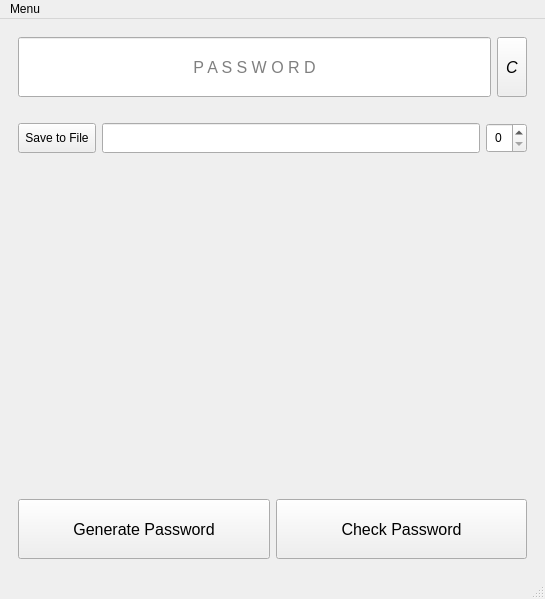
<?xml version="1.0" encoding="UTF-8"?>
<ui version="4.0">
 <class>MainWindow</class>
 <widget class="QMainWindow" name="MainWindow">
  <property name="geometry">
   <rect>
    <x>0</x>
    <y>0</y>
    <width>545</width>
    <height>599</height>
   </rect>
  </property>
  <property name="windowTitle">
   <string>PasswordGen</string>
  </property>
  <widget class="QWidget" name="centralwidget">
   <layout class="QVBoxLayout" name="verticalLayout">
    <item>
     <widget class="QStackedWidget" name="stackedWidget">
      <property name="currentIndex">
       <number>0</number>
      </property>
      <widget class="QWidget" name="page_home">
       <layout class="QVBoxLayout" name="verticalLayout_2">
        <item>
         <layout class="QHBoxLayout" name="horizontalLayout_2">
          <item>
           <widget class="QLineEdit" name="lineEdit_password">
            <property name="minimumSize">
             <size>
              <width>0</width>
              <height>60</height>
             </size>
            </property>
            <property name="font">
             <font>
              <pointsize>12</pointsize>
             </font>
            </property>
            <property name="cursor">
             <cursorShape>ArrowCursor</cursorShape>
            </property>
            <property name="styleSheet">
             <string notr="true"/>
            </property>
            <property name="frame">
             <bool>true</bool>
            </property>
            <property name="cursorPosition">
             <number>0</number>
            </property>
            <property name="alignment">
             <set>Qt::AlignCenter</set>
            </property>
            <property name="readOnly">
             <bool>false</bool>
            </property>
            <property name="placeholderText">
             <string>P A S S W O R D</string>
            </property>
            <property name="clearButtonEnabled">
             <bool>true</bool>
            </property>
           </widget>
          </item>
          <item>
           <widget class="QToolButton" name="toolButton_copy">
            <property name="minimumSize">
             <size>
              <width>30</width>
              <height>60</height>
             </size>
            </property>
            <property name="font">
             <font>
              <pointsize>12</pointsize>
              <italic>true</italic>
             </font>
            </property>
            <property name="toolTip">
             <string>Copy password (Press Ctrl+C)</string>
            </property>
            <property name="text">
             <string>C</string>
            </property>
            <property name="shortcut">
             <string>Ctrl+C</string>
            </property>
           </widget>
          </item>
         </layout>
        </item>
        <item>
         <layout class="QHBoxLayout" name="horizontalLayout_11">
          <property name="topMargin">
           <number>20</number>
          </property>
          <item>
           <widget class="QToolButton" name="toolButton_toFile">
            <property name="enabled">
             <bool>true</bool>
            </property>
            <property name="minimumSize">
             <size>
              <width>0</width>
              <height>30</height>
             </size>
            </property>
            <property name="cursor">
             <cursorShape>PointingHandCursor</cursorShape>
            </property>
            <property name="text">
             <string>Save to File</string>
            </property>
           </widget>
          </item>
          <item>
           <widget class="QLineEdit" name="lineEdit_toFilePath">
            <property name="enabled">
             <bool>true</bool>
            </property>
            <property name="minimumSize">
             <size>
              <width>0</width>
              <height>30</height>
             </size>
            </property>
            <property name="readOnly">
             <bool>true</bool>
            </property>
           </widget>
          </item>
          <item>
           <widget class="QSpinBox" name="spinBox_toFileAmount">
            <property name="minimumSize">
             <size>
              <width>0</width>
              <height>30</height>
             </size>
            </property>
            <property name="toolTip">
             <string>Maximum: 99</string>
            </property>
            <property name="alignment">
             <set>Qt::AlignCenter</set>
            </property>
            <property name="buttonSymbols">
             <enum>QAbstractSpinBox::UpDownArrows</enum>
            </property>
            <property name="maximum">
             <number>99</number>
            </property>
           </widget>
          </item>
         </layout>
        </item>
        <item>
         <spacer name="verticalSpacer">
          <property name="orientation">
           <enum>Qt::Vertical</enum>
          </property>
          <property name="sizeHint" stdset="0">
           <size>
            <width>20</width>
            <height>40</height>
           </size>
          </property>
         </spacer>
        </item>
        <item>
         <layout class="QHBoxLayout" name="horizontalLayout">
          <item>
           <widget class="QPushButton" name="pushButton_generatePassword">
            <property name="minimumSize">
             <size>
              <width>0</width>
              <height>60</height>
             </size>
            </property>
            <property name="font">
             <font>
              <pointsize>12</pointsize>
             </font>
            </property>
            <property name="cursor">
             <cursorShape>PointingHandCursor</cursorShape>
            </property>
            <property name="toolTip">
             <string>&lt;html&gt;&lt;head/&gt;&lt;body&gt;&lt;p&gt;(Press Enter)&lt;/p&gt;&lt;/body&gt;&lt;/html&gt;</string>
            </property>
            <property name="text">
             <string>Generate Password</string>
            </property>
            <property name="shortcut">
             <string>Return</string>
            </property>
           </widget>
          </item>
          <item>
           <widget class="QPushButton" name="pushButton_check">
            <property name="minimumSize">
             <size>
              <width>0</width>
              <height>60</height>
             </size>
            </property>
            <property name="font">
             <font>
              <pointsize>12</pointsize>
             </font>
            </property>
            <property name="cursor">
             <cursorShape>PointingHandCursor</cursorShape>
            </property>
            <property name="toolTip">
             <string>&lt;html&gt;&lt;head/&gt;&lt;body&gt;&lt;p&gt;(Press Shift+Enter)&lt;/p&gt;&lt;/body&gt;&lt;/html&gt;</string>
            </property>
            <property name="text">
             <string>Check Password</string>
            </property>
            <property name="shortcut">
             <string>Shift+Return</string>
            </property>
           </widget>
          </item>
         </layout>
        </item>
       </layout>
      </widget>
      <widget class="QWidget" name="page_check">
       <layout class="QVBoxLayout" name="verticalLayout_3">
        <item>
         <widget class="QLabel" name="labelChecking_password">
          <property name="minimumSize">
           <size>
            <width>0</width>
            <height>10</height>
           </size>
          </property>
          <property name="maximumSize">
           <size>
            <width>16777215</width>
            <height>20</height>
           </size>
          </property>
          <property name="font">
           <font>
            <pointsize>12</pointsize>
            <bold>true</bold>
           </font>
          </property>
          <property name="text">
           <string>PASSWORD</string>
          </property>
          <property name="alignment">
           <set>Qt::AlignCenter</set>
          </property>
         </widget>
        </item>
        <item>
         <layout class="QGridLayout" name="gridLayout_check">
          <item row="2" column="0">
           <widget class="QLabel" name="label_5">
            <property name="font">
             <font>
              <pointsize>12</pointsize>
              <italic>true</italic>
             </font>
            </property>
            <property name="text">
             <string>Letters</string>
            </property>
            <property name="alignment">
             <set>Qt::AlignCenter</set>
            </property>
           </widget>
          </item>
          <item row="0" column="1">
           <widget class="QLabel" name="label_3">
            <property name="font">
             <font>
              <pointsize>12</pointsize>
              <italic>true</italic>
             </font>
            </property>
            <property name="text">
             <string>Entropybits</string>
            </property>
            <property name="alignment">
             <set>Qt::AlignCenter</set>
            </property>
           </widget>
          </item>
          <item row="2" column="1">
           <widget class="QLabel" name="label_6">
            <property name="font">
             <font>
              <pointsize>12</pointsize>
              <italic>true</italic>
             </font>
            </property>
            <property name="text">
             <string>Uppercases</string>
            </property>
            <property name="alignment">
             <set>Qt::AlignCenter</set>
            </property>
           </widget>
          </item>
          <item row="0" column="4">
           <widget class="QLabel" name="label_13">
            <property name="font">
             <font>
              <pointsize>12</pointsize>
              <italic>true</italic>
             </font>
            </property>
            <property name="text">
             <string>Length</string>
            </property>
            <property name="alignment">
             <set>Qt::AlignCenter</set>
            </property>
           </widget>
          </item>
          <item row="3" column="0">
           <widget class="QLabel" name="labelChecking_letters">
            <property name="font">
             <font>
              <pointsize>12</pointsize>
              <italic>false</italic>
              <bold>true</bold>
             </font>
            </property>
            <property name="text">
             <string>0</string>
            </property>
            <property name="alignment">
             <set>Qt::AlignCenter</set>
            </property>
           </widget>
          </item>
          <item row="4" column="4">
           <widget class="QLabel" name="label_12">
            <property name="font">
             <font>
              <pointsize>12</pointsize>
              <italic>true</italic>
             </font>
            </property>
            <property name="text">
             <string>Chars</string>
            </property>
            <property name="alignment">
             <set>Qt::AlignCenter</set>
            </property>
           </widget>
          </item>
          <item row="1" column="0">
           <widget class="QLabel" name="labelChecking_score">
            <property name="font">
             <font>
              <pointsize>12</pointsize>
              <italic>false</italic>
              <bold>true</bold>
             </font>
            </property>
            <property name="text">
             <string>0</string>
            </property>
            <property name="alignment">
             <set>Qt::AlignCenter</set>
            </property>
           </widget>
          </item>
          <item row="4" column="1">
           <widget class="QLabel" name="label_10">
            <property name="font">
             <font>
              <pointsize>12</pointsize>
              <italic>true</italic>
             </font>
            </property>
            <property name="text">
             <string>Repeated
Patterns</string>
            </property>
            <property name="alignment">
             <set>Qt::AlignCenter</set>
            </property>
           </widget>
          </item>
          <item row="2" column="4">
           <widget class="QLabel" name="label_8">
            <property name="font">
             <font>
              <pointsize>12</pointsize>
              <italic>true</italic>
             </font>
            </property>
            <property name="text">
             <string>Specialcases</string>
            </property>
            <property name="alignment">
             <set>Qt::AlignCenter</set>
            </property>
           </widget>
          </item>
          <item row="2" column="2">
           <widget class="QLabel" name="label_7">
            <property name="font">
             <font>
              <pointsize>12</pointsize>
              <italic>true</italic>
             </font>
            </property>
            <property name="text">
             <string>Lowecases</string>
            </property>
            <property name="alignment">
             <set>Qt::AlignCenter</set>
            </property>
           </widget>
          </item>
          <item row="4" column="2">
           <widget class="QLabel" name="label_11">
            <property name="font">
             <font>
              <pointsize>12</pointsize>
              <italic>true</italic>
             </font>
            </property>
            <property name="text">
             <string>Combinations</string>
            </property>
            <property name="alignment">
             <set>Qt::AlignCenter</set>
            </property>
           </widget>
          </item>
          <item row="0" column="2">
           <widget class="QLabel" name="label_4">
            <property name="font">
             <font>
              <pointsize>12</pointsize>
              <italic>true</italic>
             </font>
            </property>
            <property name="text">
             <string>Weak Factor</string>
            </property>
            <property name="alignment">
             <set>Qt::AlignCenter</set>
            </property>
           </widget>
          </item>
          <item row="0" column="0">
           <widget class="QLabel" name="label_1">
            <property name="font">
             <font>
              <pointsize>12</pointsize>
              <italic>true</italic>
             </font>
            </property>
            <property name="text">
             <string>Score</string>
            </property>
            <property name="alignment">
             <set>Qt::AlignCenter</set>
            </property>
           </widget>
          </item>
          <item row="4" column="0">
           <widget class="QLabel" name="label_9">
            <property name="font">
             <font>
              <pointsize>12</pointsize>
              <italic>true</italic>
             </font>
            </property>
            <property name="text">
             <string>Numbers</string>
            </property>
            <property name="alignment">
             <set>Qt::AlignCenter</set>
            </property>
           </widget>
          </item>
          <item row="5" column="0">
           <widget class="QLabel" name="labelChecking_nums">
            <property name="font">
             <font>
              <pointsize>12</pointsize>
              <italic>false</italic>
              <bold>true</bold>
             </font>
            </property>
            <property name="text">
             <string>0</string>
            </property>
            <property name="alignment">
             <set>Qt::AlignCenter</set>
            </property>
           </widget>
          </item>
          <item row="1" column="1">
           <widget class="QLabel" name="labelChecking_eabits">
            <property name="font">
             <font>
              <pointsize>12</pointsize>
              <italic>false</italic>
              <bold>true</bold>
             </font>
            </property>
            <property name="text">
             <string>0</string>
            </property>
            <property name="alignment">
             <set>Qt::AlignCenter</set>
            </property>
           </widget>
          </item>
          <item row="1" column="2">
           <widget class="QLabel" name="labelChecking_weakFactor">
            <property name="font">
             <font>
              <pointsize>12</pointsize>
              <italic>false</italic>
              <bold>true</bold>
             </font>
            </property>
            <property name="text">
             <string>0</string>
            </property>
            <property name="alignment">
             <set>Qt::AlignCenter</set>
            </property>
           </widget>
          </item>
          <item row="1" column="4">
           <widget class="QLabel" name="labelChecking_length">
            <property name="font">
             <font>
              <pointsize>12</pointsize>
              <italic>false</italic>
              <bold>true</bold>
             </font>
            </property>
            <property name="text">
             <string>0</string>
            </property>
            <property name="alignment">
             <set>Qt::AlignCenter</set>
            </property>
           </widget>
          </item>
          <item row="3" column="1">
           <widget class="QLabel" name="labelChecking_uppercase">
            <property name="font">
             <font>
              <pointsize>12</pointsize>
              <italic>false</italic>
              <bold>true</bold>
             </font>
            </property>
            <property name="text">
             <string>0</string>
            </property>
            <property name="alignment">
             <set>Qt::AlignCenter</set>
            </property>
           </widget>
          </item>
          <item row="3" column="2">
           <widget class="QLabel" name="labelChecking_lowercase">
            <property name="font">
             <font>
              <pointsize>12</pointsize>
              <italic>false</italic>
              <bold>true</bold>
             </font>
            </property>
            <property name="text">
             <string>0</string>
            </property>
            <property name="alignment">
             <set>Qt::AlignCenter</set>
            </property>
           </widget>
          </item>
          <item row="3" column="4">
           <widget class="QLabel" name="labelChecking_specialcase">
            <property name="font">
             <font>
              <pointsize>12</pointsize>
              <italic>false</italic>
              <bold>true</bold>
             </font>
            </property>
            <property name="text">
             <string>0</string>
            </property>
            <property name="alignment">
             <set>Qt::AlignCenter</set>
            </property>
           </widget>
          </item>
          <item row="5" column="1">
           <widget class="QLabel" name="labelChecking_repeated">
            <property name="font">
             <font>
              <pointsize>12</pointsize>
              <italic>false</italic>
              <bold>true</bold>
             </font>
            </property>
            <property name="text">
             <string>0</string>
            </property>
            <property name="alignment">
             <set>Qt::AlignCenter</set>
            </property>
           </widget>
          </item>
          <item row="5" column="2">
           <widget class="QLabel" name="labelChecking_combs">
            <property name="font">
             <font>
              <pointsize>12</pointsize>
              <italic>false</italic>
              <bold>true</bold>
             </font>
            </property>
            <property name="text">
             <string>0</string>
            </property>
            <property name="alignment">
             <set>Qt::AlignCenter</set>
            </property>
           </widget>
          </item>
          <item row="5" column="4">
           <widget class="QLabel" name="labelChecking_chars">
            <property name="font">
             <font>
              <pointsize>12</pointsize>
              <italic>false</italic>
              <bold>true</bold>
             </font>
            </property>
            <property name="text">
             <string>None</string>
            </property>
            <property name="alignment">
             <set>Qt::AlignCenter</set>
            </property>
           </widget>
          </item>
         </layout>
        </item>
        <item>
         <widget class="QPushButton" name="pushButton_gohome">
          <property name="minimumSize">
           <size>
            <width>0</width>
            <height>40</height>
           </size>
          </property>
          <property name="font">
           <font>
            <pointsize>12</pointsize>
           </font>
          </property>
          <property name="cursor">
           <cursorShape>PointingHandCursor</cursorShape>
          </property>
          <property name="text">
           <string>Home Page</string>
          </property>
         </widget>
        </item>
       </layout>
      </widget>
      <widget class="QWidget" name="page_settings">
       <layout class="QVBoxLayout" name="verticalLayout_7">
        <item>
         <widget class="QGroupBox" name="groupBox_1">
          <property name="title">
           <string>Password Generate Options</string>
          </property>
          <property name="flat">
           <bool>true</bool>
          </property>
          <layout class="QVBoxLayout" name="verticalLayout_4">
           <property name="spacing">
            <number>10</number>
           </property>
           <property name="sizeConstraint">
            <enum>QLayout::SetMinimumSize</enum>
           </property>
           <item>
            <layout class="QHBoxLayout" name="horizontalLayout_3">
             <item>
              <widget class="QCheckBox" name="checkBox_AZ">
               <property name="text">
                <string>A-Z</string>
               </property>
               <property name="checked">
                <bool>true</bool>
               </property>
              </widget>
             </item>
             <item>
              <widget class="QCheckBox" name="checkBox_az">
               <property name="text">
                <string>a-z</string>
               </property>
               <property name="checked">
                <bool>true</bool>
               </property>
              </widget>
             </item>
             <item>
              <widget class="QCheckBox" name="checkBox_09">
               <property name="text">
                <string>0-9</string>
               </property>
               <property name="checked">
                <bool>true</bool>
               </property>
              </widget>
             </item>
             <item>
              <widget class="QCheckBox" name="checkBox_SpecialChars">
               <property name="text">
                <string>Special Chars</string>
               </property>
               <property name="checked">
                <bool>true</bool>
               </property>
              </widget>
             </item>
            </layout>
           </item>
           <item>
            <layout class="QHBoxLayout" name="horizontalLayout_4">
             <item alignment="Qt::AlignLeft">
              <widget class="QLabel" name="label_2">
               <property name="text">
                <string>Length:</string>
               </property>
              </widget>
             </item>
             <item>
              <widget class="QSpinBox" name="spinBox_length">
               <property name="minimum">
                <number>4</number>
               </property>
               <property name="maximum">
                <number>100</number>
               </property>
               <property name="value">
                <number>8</number>
               </property>
              </widget>
             </item>
            </layout>
           </item>
          </layout>
         </widget>
        </item>
        <item>
         <widget class="QGroupBox" name="groupBox_2">
          <property name="font">
           <font>
            <bold>false</bold>
           </font>
          </property>
          <property name="title">
           <string>Password Check Policy</string>
          </property>
          <property name="flat">
           <bool>true</bool>
          </property>
          <layout class="QVBoxLayout" name="verticalLayout_5" stretch="0">
           <property name="spacing">
            <number>20</number>
           </property>
           <property name="sizeConstraint">
            <enum>QLayout::SetDefaultConstraint</enum>
           </property>
           <item>
            <layout class="QVBoxLayout" name="verticalLayout_6">
             <item>
              <layout class="QHBoxLayout" name="horizontalLayout_5">
               <item>
                <widget class="QLabel" name="label_14">
                 <property name="text">
                  <string>Length:</string>
                 </property>
                </widget>
               </item>
               <item>
                <widget class="QSpinBox" name="spinBox_checkLength">
                 <property name="minimum">
                  <number>4</number>
                 </property>
                 <property name="maximum">
                  <number>50</number>
                 </property>
                 <property name="value">
                  <number>8</number>
                 </property>
                </widget>
               </item>
              </layout>
             </item>
             <item>
              <layout class="QHBoxLayout" name="horizontalLayout_6">
               <item>
                <widget class="QLabel" name="label_15">
                 <property name="text">
                  <string>Uppercase</string>
                 </property>
                </widget>
               </item>
               <item>
                <widget class="QSpinBox" name="spinBox_checkUppercase">
                 <property name="minimum">
                  <number>2</number>
                 </property>
                 <property name="maximum">
                  <number>30</number>
                 </property>
                </widget>
               </item>
              </layout>
             </item>
             <item>
              <layout class="QHBoxLayout" name="horizontalLayout_7">
               <item>
                <widget class="QLabel" name="label_16">
                 <property name="text">
                  <string>Numbers:</string>
                 </property>
                </widget>
               </item>
               <item>
                <widget class="QSpinBox" name="spinBox_checkNumbers">
                 <property name="minimum">
                  <number>2</number>
                 </property>
                 <property name="maximum">
                  <number>30</number>
                 </property>
                </widget>
               </item>
              </layout>
             </item>
             <item>
              <layout class="QHBoxLayout" name="horizontalLayout_8">
               <item>
                <widget class="QLabel" name="label_17">
                 <property name="text">
                  <string>Special Char:</string>
                 </property>
                </widget>
               </item>
               <item>
                <widget class="QSpinBox" name="spinBox_checkSpecial">
                 <property name="minimum">
                  <number>2</number>
                 </property>
                 <property name="maximum">
                  <number>30</number>
                 </property>
                </widget>
               </item>
              </layout>
             </item>
             <item>
              <layout class="QHBoxLayout" name="horizontalLayout_10">
               <item>
                <widget class="QLabel" name="label_18">
                 <property name="toolTip">
                  <string>&lt;html&gt;&lt;head/&gt;&lt;body&gt;&lt;p&gt;Entropy bits are a concept that defines how diverse your password has.&lt;/p&gt;&lt;/body&gt;&lt;/html&gt;</string>
                 </property>
                 <property name="text">
                  <string>Entropybits:</string>
                 </property>
                </widget>
               </item>
               <item>
                <widget class="QSpinBox" name="spinBox_checkEntropybits">
                 <property name="whatsThis">
                  <string/>
                 </property>
                 <property name="minimum">
                  <number>2</number>
                 </property>
                 <property name="maximum">
                  <number>30</number>
                 </property>
                 <property name="value">
                  <number>30</number>
                 </property>
                </widget>
               </item>
              </layout>
             </item>
             <item>
              <layout class="QHBoxLayout" name="horizontalLayout_9">
               <item>
                <widget class="QLabel" name="label_19">
                 <property name="toolTip">
                  <string>&lt;html&gt;&lt;head/&gt;&lt;body&gt;&lt;p&gt;Entropy bits are important, but difficult to understand. An even better, more intuitive test is to require the password to be &amp;quot;complex enough&amp;quot;. Complexity is a number in the range of 0.00..0.99. Good, strong passwords start at 0.66.&lt;/p&gt;&lt;/body&gt;&lt;/html&gt;</string>
                 </property>
                 <property name="text">
                  <string>Strength:</string>
                 </property>
                </widget>
               </item>
               <item>
                <widget class="QDoubleSpinBox" name="spinBox_checkScore">
                 <property name="maximum">
                  <double>1.000000000000000</double>
                 </property>
                 <property name="singleStep">
                  <double>0.010000000000000</double>
                 </property>
                 <property name="value">
                  <double>0.660000000000000</double>
                 </property>
                </widget>
               </item>
              </layout>
             </item>
            </layout>
           </item>
          </layout>
         </widget>
        </item>
        <item>
         <layout class="QHBoxLayout" name="horizontalLayout_bottom">
          <property name="topMargin">
           <number>20</number>
          </property>
          <item>
           <widget class="QPushButton" name="pushButton_save">
            <property name="minimumSize">
             <size>
              <width>0</width>
              <height>60</height>
             </size>
            </property>
            <property name="font">
             <font>
              <pointsize>12</pointsize>
             </font>
            </property>
            <property name="cursor">
             <cursorShape>PointingHandCursor</cursorShape>
            </property>
            <property name="text">
             <string>Save</string>
            </property>
           </widget>
          </item>
          <item>
           <widget class="QToolButton" name="toolButton_reset">
            <property name="minimumSize">
             <size>
              <width>30</width>
              <height>60</height>
             </size>
            </property>
            <property name="font">
             <font>
              <italic>true</italic>
             </font>
            </property>
            <property name="toolTip">
             <string>Reset to default (Press R)</string>
            </property>
            <property name="text">
             <string>R</string>
            </property>
            <property name="shortcut">
             <string>R</string>
            </property>
           </widget>
          </item>
         </layout>
        </item>
       </layout>
      </widget>
     </widget>
    </item>
   </layout>
  </widget>
  <widget class="QMenuBar" name="menubar">
   <property name="geometry">
    <rect>
     <x>0</x>
     <y>0</y>
     <width>545</width>
     <height>22</height>
    </rect>
   </property>
   <widget class="QMenu" name="menuMenu">
    <property name="title">
     <string>Menu</string>
    </property>
    <addaction name="actionHome"/>
    <addaction name="actionSettings"/>
    <addaction name="separator"/>
    <addaction name="actionAbout"/>
    <addaction name="actionExit"/>
   </widget>
   <addaction name="menuMenu"/>
  </widget>
  <widget class="QStatusBar" name="statusbar"/>
  <action name="actionExit">
   <property name="text">
    <string>Exit</string>
   </property>
  </action>
  <action name="actionSettings">
   <property name="text">
    <string>Settings</string>
   </property>
   <property name="shortcut">
    <string>F2</string>
   </property>
  </action>
  <action name="actionHome">
   <property name="text">
    <string>Home</string>
   </property>
   <property name="shortcut">
    <string>F1</string>
   </property>
  </action>
  <action name="actionAbout">
   <property name="text">
    <string>About</string>
   </property>
  </action>
 </widget>
 <resources/>
 <connections/>
</ui>
